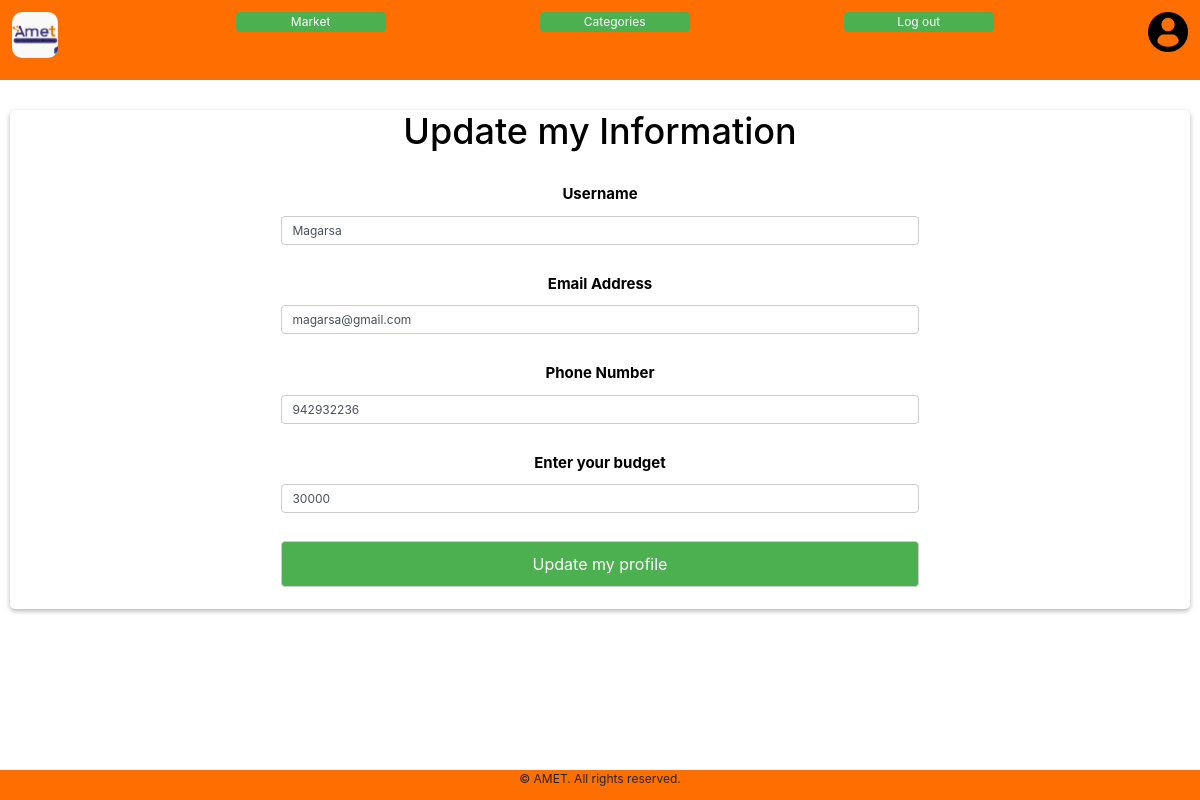
/update (signed in), run on the app's committed database.
### packages/models.py (models this page shows, shortened)
class User(db.Model, UserMixin):
    id = db.Column(db.Integer(), primary_key=True)
    username = db.Column(db.String(length=20), nullable=False, unique=True)
    email = db.Column(db.String(length=20), nullable=False, unique=True)
    phone = db.Column(db.String(), nullable=False, unique=True)
    budget = db.Column(db.Integer(), nullable=False, default=1000)
    dob = db.Column(db.Date())
    password_hash = db.Column(db.String(length=20), nullable=False)
    product = db.relationship('Product',backref='owned_user',lazy=True)
    @property
    def password(self):
        return self.password

### packages/routes.py (the view, shortened to what this page needs)
@app.route('/update', methods=['GET', 'POST'])
@login_required  # Requires the user to be logged in to access this route
def update_info():
    update_info = UpdateInfoForm()
    if not update_info.username.data:
        update_info.username.data = current_user.username
    if not update_info.phone.data:
        update_info.phone.data = current_user.phone
    if not update_info.email.data:
        update_info.email.data = current_user.email
    if not update_info.budget.data:
        update_info.budget.data = current_user.budget
    if update_info.errors != {}:
        for error_msg in update_info.errors.values():
            flash(f'{error_msg}',category='danger')
    return render_template('update_profile.html', update_info=update_info)

### packages/forms.py (shortened to what this page needs)
class UpdateInfoForm(FlaskForm):
    edit = SubmitField(label="Update my profile")
    username = StringField(
        label="Username",
        validators=[
            DataRequired(message="Username is required."),
            Length(min=2, max=20, message="Username must be between 2 and 20 characters."),
            Regexp(r'^[A-Z][a-zA-Z]*$', message="Username must start with a capital letter and contain only letters.")
        ]
    )
    email = EmailField(label="Email Address",
                       validators=[Email(), DataRequired()])
    phone = StringField(label="Phone Number",
                        validators=[
                            DataRequired(message="The phone number field cannot be empty!"),
                            Regexp(
                                r"^(?:[1-9]\d{0,8}|9)$",
                                message="Phone number must be a number between 1-9 and 9 digits. It must be without zero"
                            )
                        ])
    budget = IntegerField(label="Enter your budget", validators=[DataRequired("Please enter your budget!")])

### packages/models.py (called while the page is built)
@login_manager.user_loader
def Load_user(user_id):
    return User.query.get(int(user_id))

### packages/templates/update_profile.html (shortened to what this page needs)
{% extends 'base.html' %}
{% block css %}
<link href="{{ url_for('static', filename='base.css') }}" rel="stylesheet">
<link href="{{ url_for('static', filename='signup.css') }}" rel="stylesheet">
<link href="{{ url_for('static', filename='modal.css') }}" rel="stylesheet">
{% endblock %}
{% block content %}
<div id="signup-container">
    <h1>Update my Information</h1>
    <form method="POST" class="form-register">
        {{ update_info.username.label(class="modal-label") }}
        {{ update_info.username(class="form-control",placeholder="Enter your new Username") }}
        <br>
        {{ update_info.email.label(class="modal-label") }}
        {{ update_info.email(class="form-control",placeholder="Enter your new Email") }}
        <br>
        {{ update_info.phone.label(class="modal-label") }}
        {{ update_info.phone(class="form-control",placeholder="Enter your new Phone number - without 0") }}
        <br>
        {{ update_info.budget.label(class="modal-label") }}
        {{ update_info.budget(class="form-control",placeholder="Enter your budget in ETB") }}
        <br>
        {{ update_info.edit(class="signup-btn") }}
    </form>
</div>
{% endblock %}

### packages/static/base.css (style rules this page uses)
html { box-sizing: border-box; font-family: 'Courier New', Courier, monospace; font-size: 12px; }
* { box-sizing: border-box; }
*, *:before, *:after { box-sizing: inherit; }
body { margin: 0; }

### packages/static/signup.css (style rules this page uses)
#signup-container { display: flex; flex-direction: column; align-self: center; margin-top: 100px; padding-left: 5%; padding-right: 5%; padding-bottom: 5%; }
h1 { font-size: 24px; margin-bottom: 30px; color: #000000; }
label { display: block; font-weight: bold; margin-bottom: 10px; color: #000000; }
#signup-container input, textarea { width: 100%; padding: 10px; margin-bottom: 20px; border: 1px solid #ccc; border-radius: 4px; box-sizing: border-box; }
#signup-button, .dashboard-button, .signup-btn, .index-btn { background-color: #4CAF50; color: #fff; border: none; border-radius: 4px; padding: 12px 20px; cursor: pointer; font-size: 16px; margin-bottom: 10px; }
form { display: flex; flex-direction: column; align-items: center; }
@media (min-width: 768px) { #signup-container { padding: 5%; padding-top: 0; padding-bottom: 1%; margin-top: 60px; } }
@media (min-width: 768px) { #signup-container input, textarea { width: 60%; margin-bottom: 10px; } }
@media (min-width: 768px) { label { font-size: 2vw; } }
@media (min-width: 768px) { h1 { font-size: 3vw; } }

### packages/static/modal.css (style rules this page uses)
.modal-label { font-size: 15px; }

### data on the page
User: username "Magarsa", email "magarsa@gmail.com", phone "942932236", budget "30000"

### other printed values
{{ update_info.username.label(class="modal-label") }} "Username"
{{ update_info.email.label(class="modal-label") }} "Email Address"
{{ update_info.phone.label(class="modal-label") }} "Phone Number"
{{ update_info.budget.label(class="modal-label") }} "Enter your budget"
